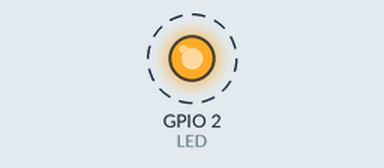
Simulated run of this sketch. Board: ESP32. On the bench: output pins drawn as LEDs (lit = HIGH). Dashed ring = blinking.

Above: at 0.5 s.
Timing chart, 0 to 4.6 s (numbered marks = the images above):
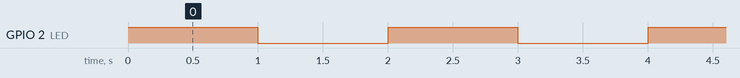

The sketch:

ESP32_Blink_and_Count.ino
```cpp
/*
  Blink Built-in LED on Digital Pin 2
*/
constexpr auto LED = 2; // for info re constexpr see: https://learn.microsoft.com/en-us/cpp/cpp/constexpr-cpp?view=msvc-170
int count = 0;

void setup() {
	// initialize digital pin LED_BUILTIN as an output.
	pinMode(LED, OUTPUT);
}

void loop() {
	digitalWrite(LED, HIGH);  // turn the LED off (HIGH is the voltage level)
	delay(1000);              // wait for a second
	count++;
	digitalWrite(LED, LOW);   // turn the LED on by making the voltage LOW
	delay(1000);              // wait for a second
	count++;
}
```

Measured:
- by itself, GPIO 2 (LED): alternates HIGH for 1.0 s and LOW for 1.0 s
